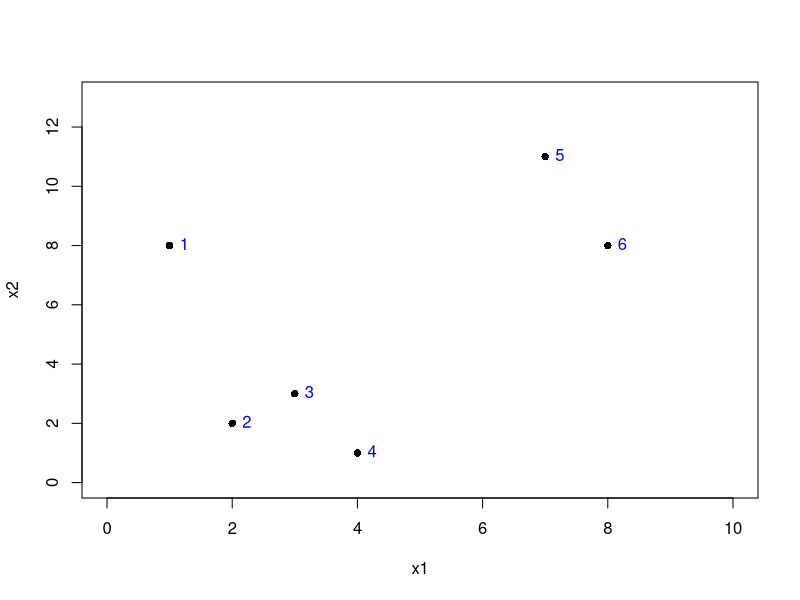
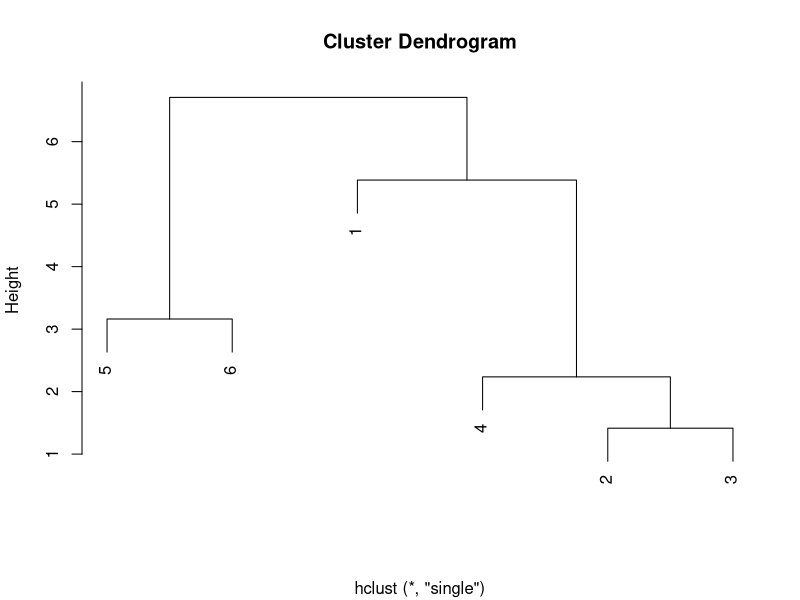
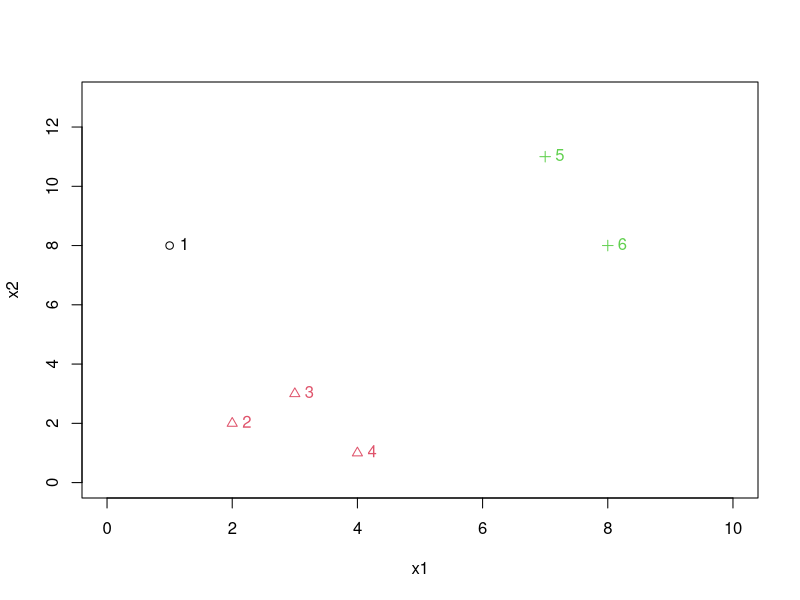
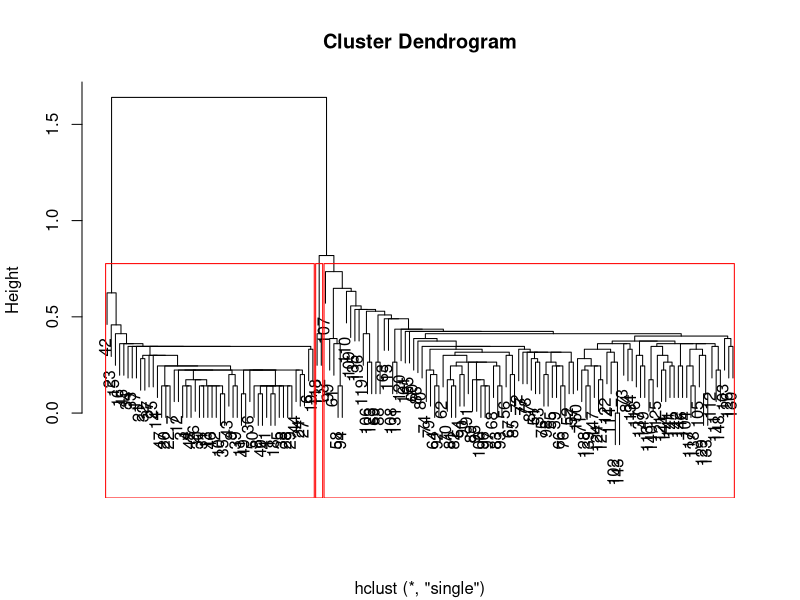
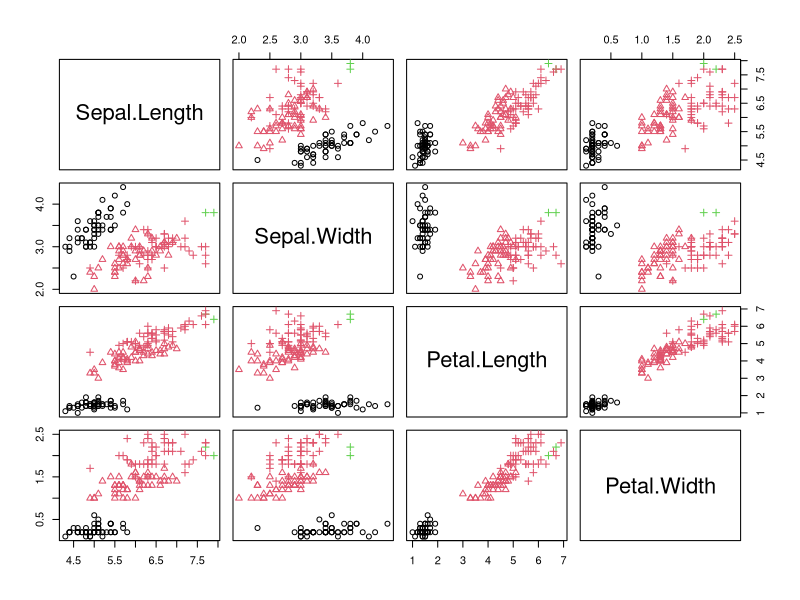
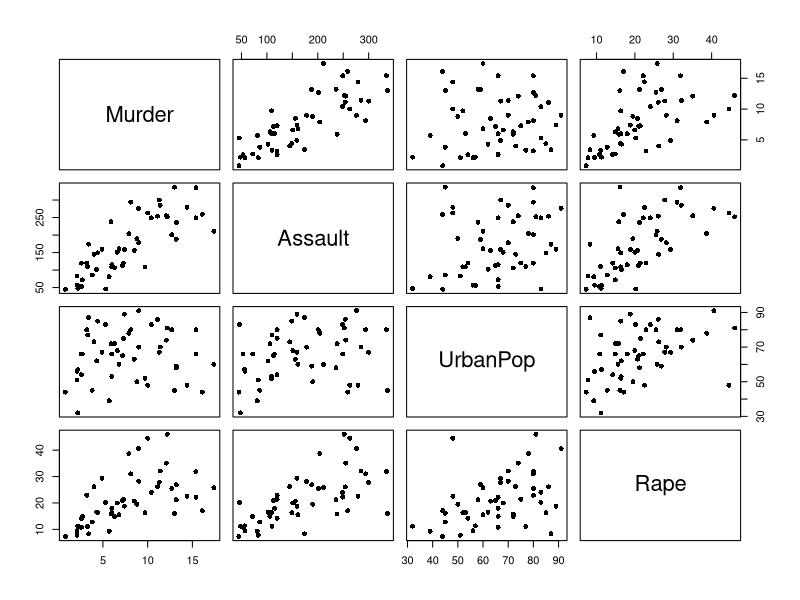
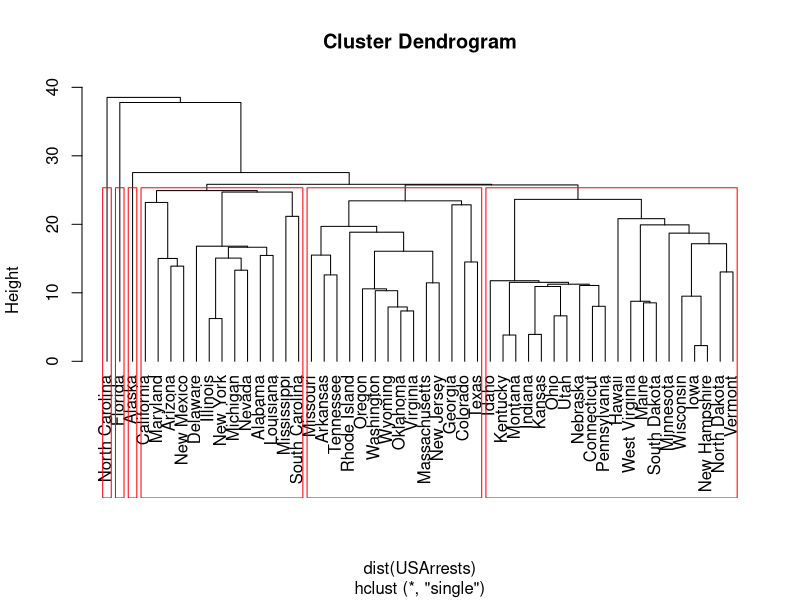
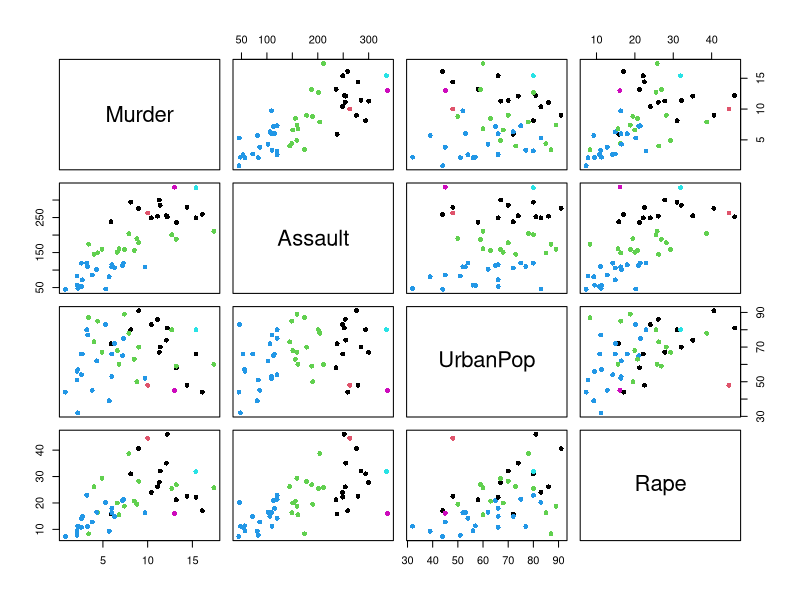

These figures' R source, in order:
## ---- chunk 1
knitr::opts_chunk$set(
  options(digits = 3), # round to 3 digits
  echo = TRUE,
  comment = "#",
  fig.path = "figures/",
  fig.height = 3.5,
  fig.width = 3.5,
  fig.align = "center",
  cache = FALSE,
  warnings = FALSE,
  message = FALSE)
knitr::opts_knit$set(
  root.dir="data/"
  )
## ---- chunk 2
x1 <- c(1, 2, 3, 4, 7, 8) 
x2 <- c(8, 2, 3, 1, 11, 8) 
X <- cbind(x1, x2) 
(X.d <- dist(X, method = "euclidean"))  # default distance 
plot(X, pch =16, xlim = c(0,10), ylim = c(0,13))
text(x1, x2, 1:6, pos = 4, col = "blue")
## ---- chunk 3
# use builtin function hclust() and specify
# method = "single" for single linkage
X.hc.s <- hclust(X.d, method="single")
# using the result in hclust(), cuttree()
# cuts a tree into several groups by either 
# number of groups, say k=3, or the cut height h
cutree(X.hc.s, k = 3) 
## ---- chunk 4
# plotting an `hclust` object creates a dendogram
plot(X.hc.s, xlab = NA)
## ---- chunk 5
plot(X, xlim = c(0,10), ylim = c(0,13), 
     pch = cutree(X.hc.s, 3), 
		 col = cutree(X.hc.s, 3)) 
text(x1, x2, 1:6, pos = 4, col=cutree(X.hc.s, 3))
## ---- chunk 6
# remove, non-numeric column, compute euclidean distance
iris.d <- dist(iris[,-5]) 
iris.hc.s <- hclust(iris.d, method = "single")
# create estimated labels for each obs
table(predicted = cutree(iris.hc.s, k = 3), actual = iris[,5])
plot(iris.hc.s, xlab = NA)
# creates a rectangular cluster border
rect.hclust(iris.hc.s, k = 3, border = "red")
## ---- chunk 7
# specify point type according to species
# specify color by clusters with k = 3
pairs(iris[,-5], pch = unclass(iris[,5]), 
			col = cutree(iris.hc.s, k = 3))
## ---- chunk 8
str(USArrests)
head(USArrests)
pairs(USArrests, pch = 16)
## ---- chunk 9
arrests.hc.s <- hclust(dist(USArrests), method = "single")
# check contents of clusters if number of cluster is specified
table(cutree(arrests.hc.s, k = 2))
table(cutree(arrests.hc.s, k = 3))
table(cutree(arrests.hc.s, k = 4))
table(cutree(arrests.hc.s, k = 5))
table(cutree(arrests.hc.s, k = 6))
table(cutree(arrests.hc.s, k = 7))
table(cutree(arrests.hc.s, k = 8))
## ---- chunk 10
plot(arrests.hc.s, hang = -1) # adjust labels placement
# creates a rectangular cluster border
rect.hclust(arrests.hc.s, k = 6, border = "red")
## ---- chunk 11
# specify point type according to species
# specify color by clusters with k = 3
pairs(USArrests, col = cutree(arrests.hc.s, k = 6), pch = 16)
